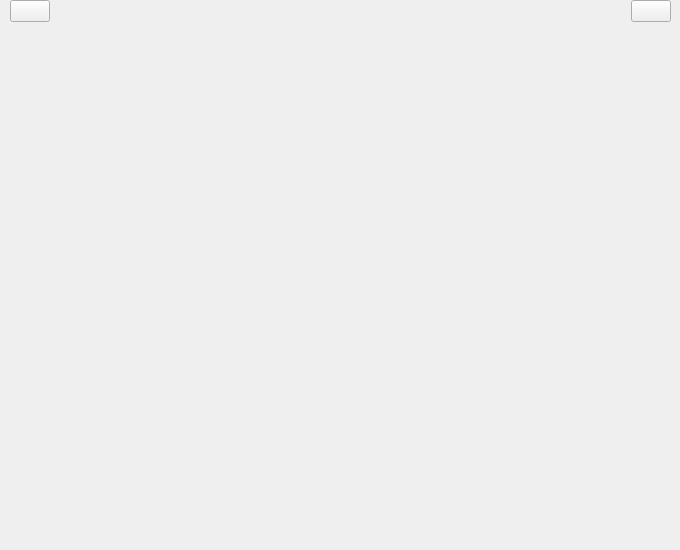
<?xml version="1.0" encoding="UTF-8"?>
<ui version="4.0">
 <class>MasterView</class>
 <widget class="QWidget" name="MasterView">
  <property name="geometry">
   <rect>
    <x>0</x>
    <y>0</y>
    <width>680</width>
    <height>550</height>
   </rect>
  </property>
  <property name="windowTitle">
   <string>MasterView</string>
  </property>
  <widget class="QWidget" name="layoutWidget">
   <property name="geometry">
    <rect>
     <x>10</x>
     <y>0</y>
     <width>661</width>
     <height>541</height>
    </rect>
   </property>
   <layout class="QVBoxLayout" name="verticalLayout">
    <item>
     <layout class="QHBoxLayout" name="horizontalLayout">
      <item>
       <widget class="QPushButton" name="btBack">
        <property name="text">
         <string/>
        </property>
        <property name="icon">
         <iconset resource="resource.qrc">
          <normaloff>:/img/return.png</normaloff>:/img/return.png</iconset>
        </property>
        <property name="iconSize">
         <size>
          <width>40</width>
          <height>20</height>
         </size>
        </property>
       </widget>
      </item>
      <item>
       <spacer name="horizontalSpacer">
        <property name="orientation">
         <enum>Qt::Orientation::Horizontal</enum>
        </property>
        <property name="sizeHint" stdset="0">
         <size>
          <width>40</width>
          <height>20</height>
         </size>
        </property>
       </spacer>
      </item>
      <item>
       <widget class="QLabel" name="lableTitle">
        <property name="text">
         <string/>
        </property>
       </widget>
      </item>
      <item>
       <spacer name="horizontalSpacer_2">
        <property name="orientation">
         <enum>Qt::Orientation::Horizontal</enum>
        </property>
        <property name="sizeHint" stdset="0">
         <size>
          <width>40</width>
          <height>20</height>
         </size>
        </property>
       </spacer>
      </item>
      <item>
       <widget class="QPushButton" name="btlogout">
        <property name="text">
         <string/>
        </property>
        <property name="icon">
         <iconset resource="resource.qrc">
          <normaloff>:/img/logout.png</normaloff>:/img/logout.png</iconset>
        </property>
        <property name="iconSize">
         <size>
          <width>40</width>
          <height>20</height>
         </size>
        </property>
       </widget>
      </item>
     </layout>
    </item>
    <item>
     <widget class="QStackedWidget" name="stackedWidget"/>
    </item>
   </layout>
  </widget>
 </widget>
 <resources>
  <include location="resource.qrc"/>
 </resources>
 <connections/>
</ui>
